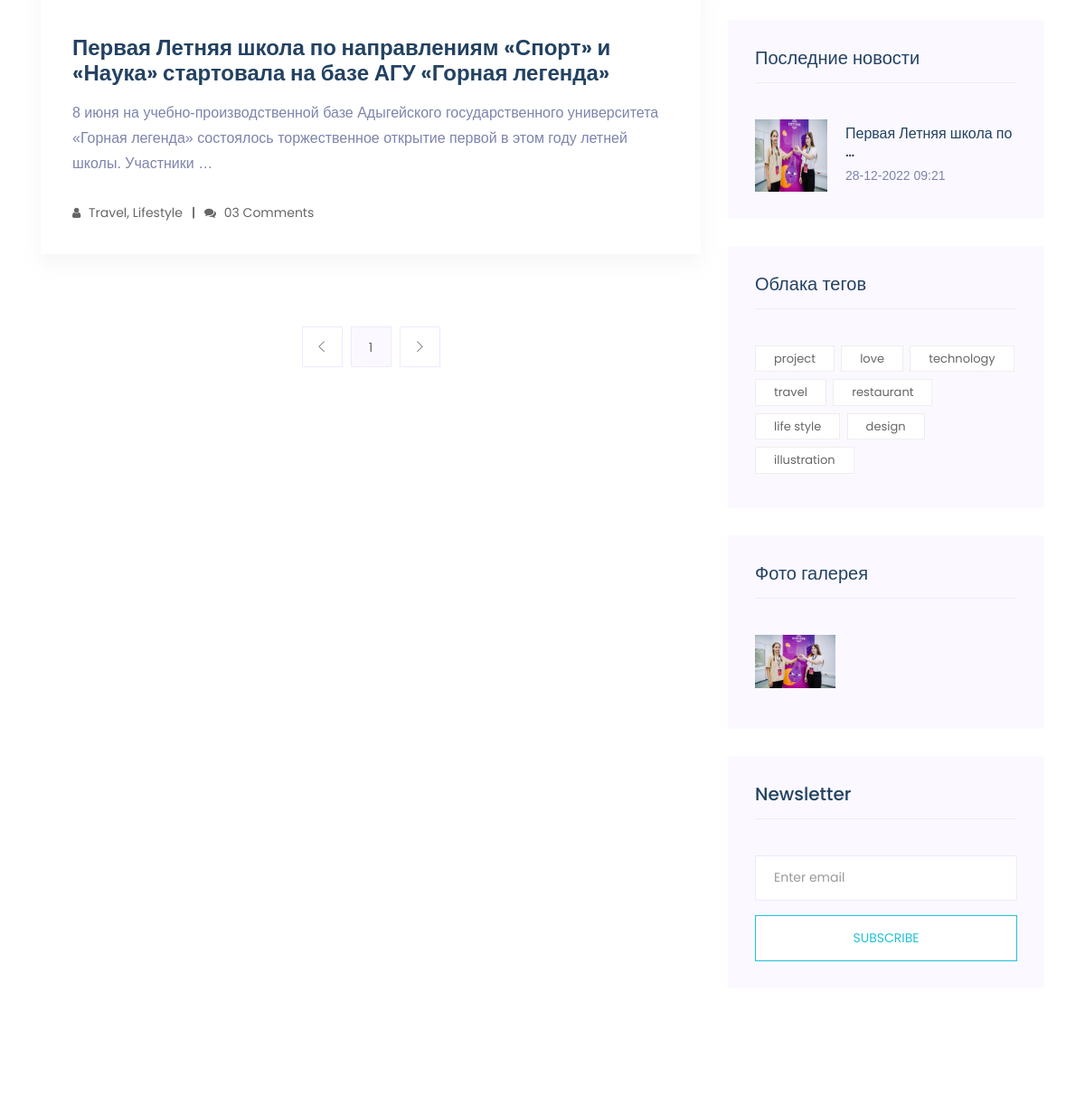
The page /category/documents/ (middle part) on the database as committed earlier.
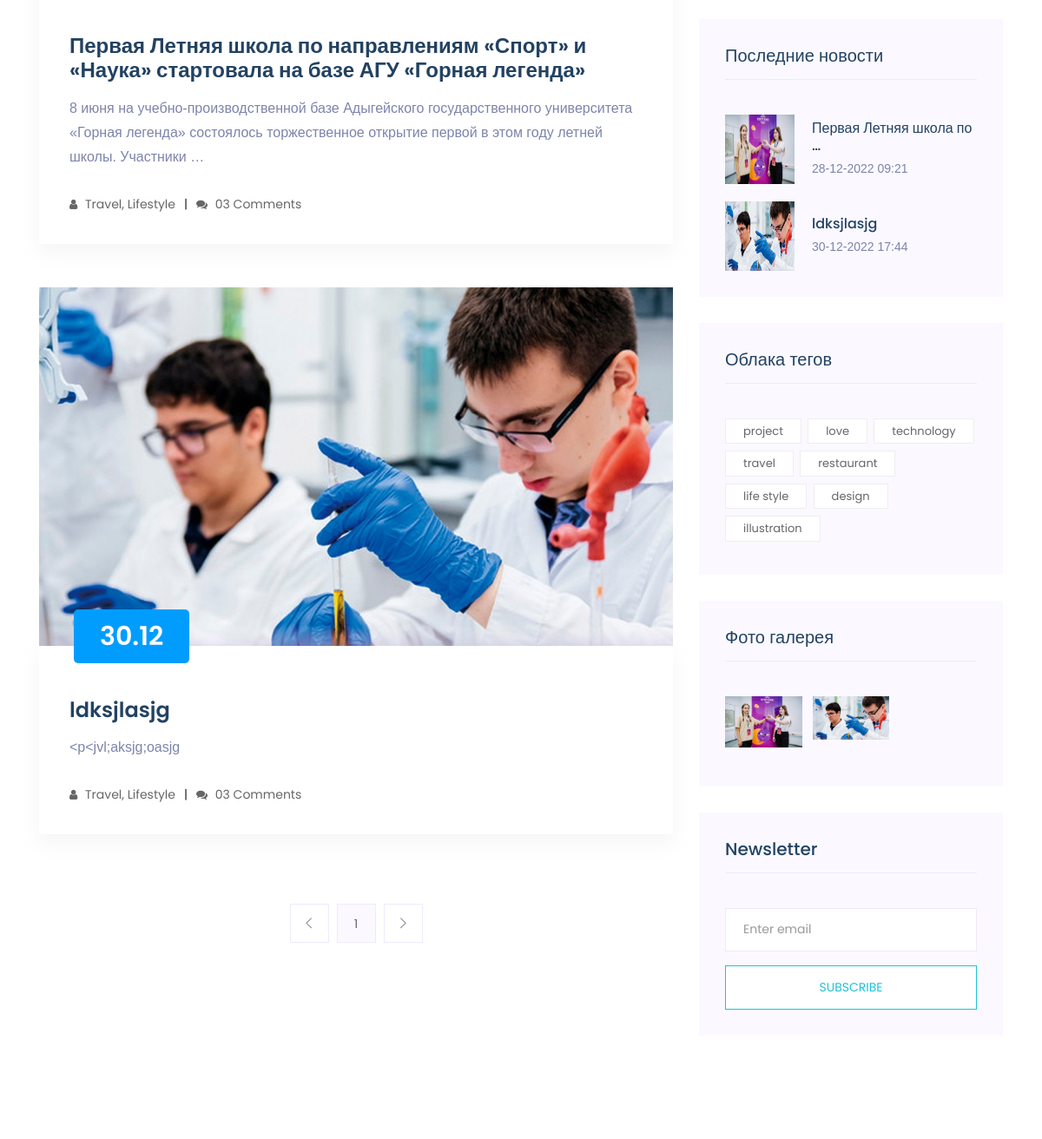
The same page on the database as committed later.
### main/models.py (models this page shows, shortened)
class Article(models.Model):
    title = models.CharField(max_length=255, verbose_name="Заголовок")
    slug = models.SlugField(max_length=255, unique=True, db_index=True, verbose_name='URL')
    content = models.TextField(blank=True, verbose_name="Текст")
    photo = models.ImageField(upload_to="photos/%Y/%m/%d/", verbose_name="Фото")
    time_create = models.DateTimeField(auto_now_add=True, verbose_name="Дата и время создания")
    time_update = models.DateTimeField(auto_now=True, verbose_name="Дата и время обновления")
    is_published = models.BooleanField(default=True, verbose_name="Публикация")
    cat = models.ForeignKey('Category', on_delete=models.PROTECT, verbose_name="Категория")
    def get_absolute_url(self):
        return reverse('post', kwargs={'post_slug': self.slug})
    class Meta:
        verbose_name = 'Статьи'
        verbose_name_plural = 'Статьи'
        ordering = ['time_create', 'title']

### main/views.py (the view)
# urls.py: path('category/<slug:cat_slug>/', MainCategory.as_view(), name='category'),
class MainCategory(DataMixin, ListView):
    paginate_by = 3
    model = Article
    template_name = 'main/index.html'
    context_object_name = 'posts'
    def get_queryset(self):
        return Article.objects.filter(cat__slug=self.kwargs['cat_slug'], is_published=True)
    def get_context_data(self, *, object_list=None, **kwargs):
        context = super().get_context_data(**kwargs)
        c_def = self.get_user_context(title='Категория - ' + str(context['posts'][0].cat),
                                      cat_selected=context['posts'][0].cat_id)
        return dict(list(context.items()) + list(c_def.items()))

### main/models.py (called while the page is built)
     def __str__(self):
         return self.name

     def get_absolute_url(self):
         return reverse('category', kwargs={'cat_slug': self.slug})

### main/utils.py (called while the page is built)
    def get_user_context(self, **kwargs):
        context = kwargs
        cats = Category.objects.annotate(Count('article'))
        user_menu = menu.copy()
        if not self.request.user.is_authenticated:
            user_menu.pop(3)
        context['menu'] = user_menu
        context['cats'] = cats
        if 'cat_selected' not in context:
            context['cat_selected'] = 0
        return context

### main/templates/main/index.html (shortened to what the changed rows need)
{% extends 'main/base.html' %}
{% block content %}
    <section class="blog_area section-padding">
        <div class="container">
            <div class="row">
                <div class="col-lg-8 mb-5 mb-lg-0">
                    <div class="blog_left_sidebar">
                        {% for p in posts %}
                        <article class="blog_item">
                            <div class="blog_item_img">
                                <img class="card-img rounded-0" src="{{ p.photo.url }}" alt="">
                                <a href="#" class="blog_item_date">
                                    <h3>{{p.time_update|date:"d.m"}}</h3>
                                </a>
                            </div>
                            <div class="blog_details">
                                <a class="d-inline-block" href="{{ p.get_absolute_url }}">
                                    <h2>{{ p.title }}</h2>
                                </a>
                                <p>{{ p.content|truncatewords:20 }}</p>
                                <ul class="blog-info-link">
                                    <li><a href="#"><i class="fa fa-user"></i> Travel, Lifestyle</a></li>
                                    <li><a href="#"><i class="fa fa-comments"></i> 03 Comments</a></li>
                                </ul>
                            </div>
                        </article>
                        {% endfor %}
                        <nav class="blog-pagination justify-content-center d-flex">
                            <ul class="pagination">
                                {% for p in paginator.page_range %}
                                <li class="page-item active">
                                    <a href="?page={{ p }}" class="page-link">{{ p }}</a>
                                </li>
                                {% endfor %}
                            </ul>
                        </nav>
                    </div>
                </div>
                <div class="col-lg-4">
                    <div class="blog_right_sidebar">
                    <aside class="single_sidebar_widget popular_post_widget">
                        {% for p in posts %}
                        <div class="media post_item">
                            <img class="logo-img" src="{{ p.photo.url }}"  alt="post">
                            <div class="media-body">
                                <a href="{{ p.get_absolute_url }}">
                                    <h3>{{ p.title|truncatewords:4 }}</h3>
                                </a>
                                <p>{{p.time_update|date:"d-m-Y H:i"}}</p>
                            </div>
                        </div>
                        {% endfor %}
                    </aside>
                        <aside class="single_sidebar_widget instagram_feeds">
                                <ul class="instagram_row flex-wrap">
                                    {% for p in posts %}
                                    <li>
                                        <a href="{{ p.get_absolute_url }}">
                                            <img class="img-fluid" src="{{ p.photo.url }}" alt="">
                                        </a>
                                    </li>
                                    {% endfor %}
                                </ul>
                        </aside>
                    </div>
                </div>
            </div>
        </div>
    </section>
{% endblock %}

Rows that differ between the two databases and show on the page:
added Article: photo (picture), time_update "30.12", title "ldksjlasjg", content "<p<jvl;aksjg;oasjg", time_update "30-12-2022 17:44"
